Frame 1 (no input): blank canvas, image omitted
Frame 60 (no input): blank canvas, image omitted
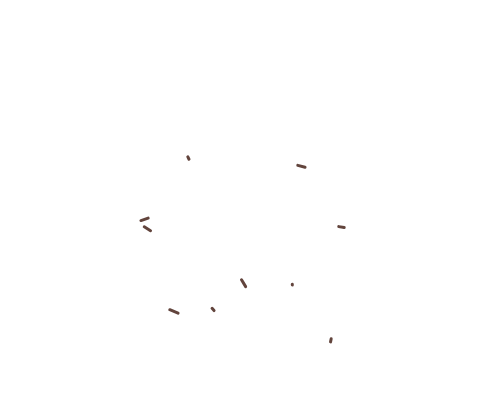
Frame 120 (the mouse pressed at the canvas centre since frame 60)

The p5.js sketch whose frames 1 and 60 were blank and that drew this single picture after the mouse press (run headless with seeded random() and noise() and a simulated clock; from frame 60 on, the mouse is pressed at the canvas centre):

// p5.js sketch
// ── sketch.js
var particle = [], gravity
function setup() {
	createCanvas(500, 400)
	gravity = createVector(0, .02)
	strokeWeight(3)
}

function draw() {
	background(255)
	var count = particle.length
	if(count){
		for(var i = count-1  ; i >= 0; i-- ){
			var p = particle[i]
			if(p.life){
				p.update()
				p.checkEdge()
				p.display()
				p.checkLife(i)			
			}
		}	
	}
}

function Particle(x,y){
	this.loc = createVector(x, y),
	this.vel = createVector(random(-2,2), random(-2,2)),
	this.acc = createVector(),
	this.life = 255;
	this.rad = random(10)
}

Particle.prototype = {
	update: function(){
		var acc  = this.acc,
			vel = this.vel,
			life = this.life
		if(life > 0){
			this.applyForce(gravity)
			vel.add(acc)
			this.loc.add(vel)
			acc.mult(0)
			this.life -= 1
		}
	},
	display: function(){
		var r = this.rad/2,
			vel = this.vel,
			loc = this.loc
		noFill()
		stroke(50,10,0, this.life)
		push()
		translate(loc.x, loc.y)
		rectMode(CENTER)
		rotate(vel.x*vel.y*10)
		line(-r,0, r,0)
		pop()
	},
	applyForce: function(f){
		var force = f.copy()
		this.acc.add(force)
	},
	checkLife: function(i){
		if(this.life < 1){
			particle.splice(i,1)
		}
	},
	checkEdge: function(){
		var loc = this.loc,
			vel = this.vel,
			lim = 10
		if(loc.y > height - lim || loc.y < lim){
			vel.y *= -.3
			this.addFriction()
		}
		if(loc.x < lim || loc.x > width - lim){
			vel.x *= -.8
		}
	},
	addFriction: function(){
		var vel = this.vel.copy(),
			v = vel.mag();
			fric = vel.normalize().mult(-.1*v*v)
			this.applyForce(fric)
	}
}

function createNewParticle(x,y){
	var x = x || width/2, 
		y = y || height/2
	if(particle.length<300){
		var newParticle = []
		for(var i = 0; i<10; i++){		
			newParticle[i] = new Particle(x,y)
			particle.push(newParticle[i])		
		}
	}
}

function mousePressed(){		
	createNewParticle(
			constrain(mouseX, 10, width-10), 
			constrain(mouseY, 10, height-10)
			)
}
